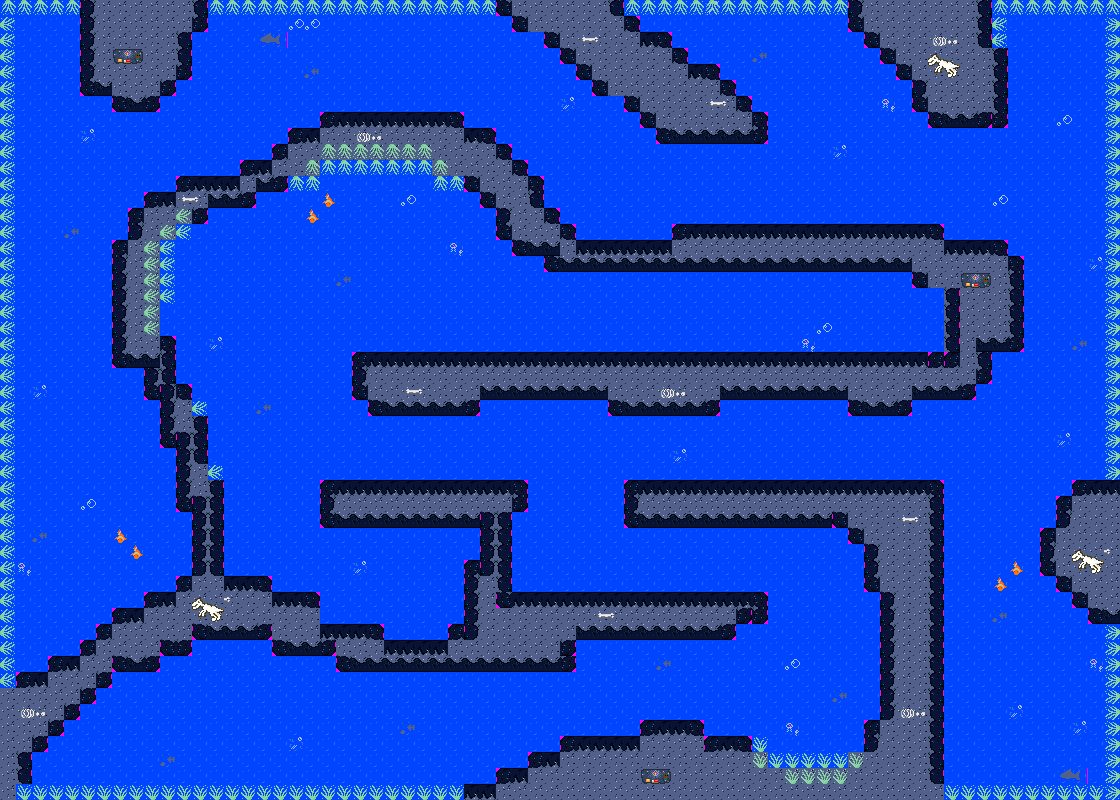

A level layout from a 2D game, rendered from its tile map. Below: a short description, then the map file with tile-grid data replaced by summaries:
An orthogonal 70x50 tile map with 16x16 px tiles, 3 tile layers (background, walls, algas), 3 tilesets and 8 objects.

<map version="1.0" orientation="orthogonal" renderorder="right-down" width="70" height="50" tilewidth="16" tileheight="16" nextobjectid="90">
 <tileset firstgid="1" name="submarine-tiles" tilewidth="16" tileheight="16" tilecount="36" columns="6">
  <image source="../images/submarine-tiles.png" trans="ff00ff" width="100" height="100" />
 </tileset>
 <tileset firstgid="37" name="criaturas" tilewidth="16" tileheight="16" tilecount="6" columns="2">
  <image source="../images/criaturas.png" trans="ff00ff" width="32" height="48" />
 </tileset>
 <tileset firstgid="43" name="algas" tilewidth="16" tileheight="16" tilecount="4" columns="4">
  <image source="../images/algas.png" trans="ff00ff" width="64" height="16" />
 </tileset>
 <layer name="background" width="70" height="50">
  <data>[3500 cells, 3500 non-empty, 7 distinct tile ids]</data>
 </layer>
 <layer name="walls" width="70" height="50">
  <properties>
   <property name="collision" type="bool" value="true" />
  </properties>
  <data>[3500 cells, 1050 non-empty, 16 distinct tile ids]</data>
 </layer>
 <layer name="algas" width="70" height="50">
  <properties>
   <property name="collision" type="bool" value="true" />
  </properties>
  <data>[3500 cells, 228 non-empty, 9 distinct tile ids]</data>
 </layer>
 <objectgroup name="player">
  <object id="75" x="344" y="708" width="16" height="16">
   <ellipse />
  </object>
 </objectgroup>
 <objectgroup name="satelites">
  <object id="84" x="340" y="64">
   <ellipse />
  </object>
  <object id="85" x="380" y="64">
   <ellipse />
  </object>
  <object id="89" x="420" y="64">
   <ellipse />
  </object>
 </objectgroup>
 <objectgroup name="minas">
  <object id="81" x="64" y="268">
   <ellipse />
  </object>
  <object id="82" x="48" y="84">
   <ellipse />
  </object>
  <object id="83" x="124" y="156">
   <ellipse />
  </object>
 </objectgroup>
 <objectgroup name="boss">
  <object id="77" x="156" y="708" width="20" height="20">
   <ellipse />
  </object>
 </objectgroup>
</map>